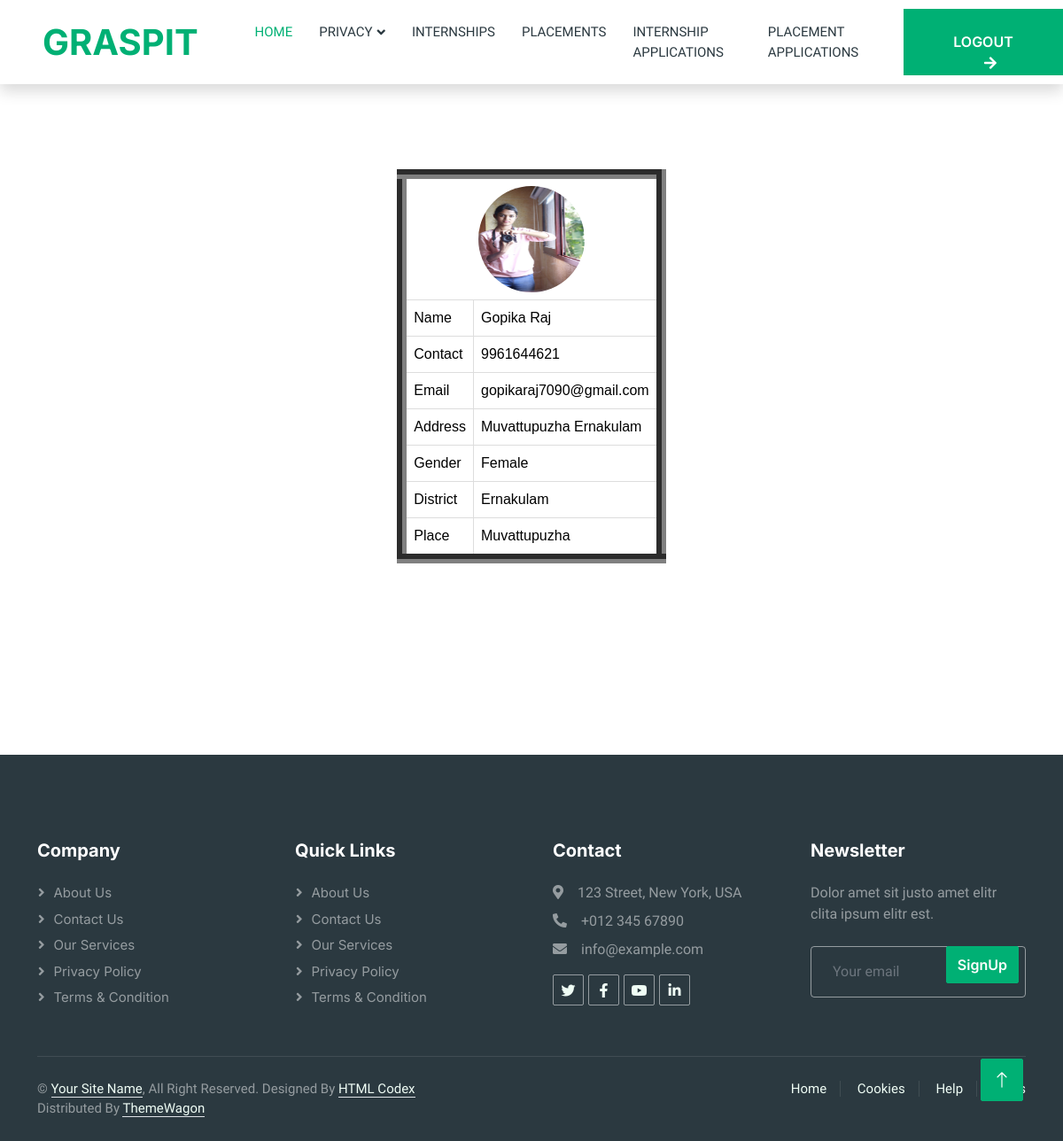
/WUser/myprofile/ (signed in), run on the app's committed database.
### Guest/models.py (models this page shows)
class UserRegistration(models.Model):
    user_name=models.CharField(max_length=100)
    user_contact=models.CharField(max_length=100)
    user_email=models.EmailField(unique=True)
    user_gender=models.CharField(max_length=100)
    user_address=models.TextField(null=True)
    user_course=models.ForeignKey(Course,on_delete=models.SET_NULL,null=True)
    user_photo=models.FileField(upload_to='userdocs/')
    user_proof=models.FileField(upload_to='userdocs/')
    user_password=models.CharField(max_length=100,unique=True)
    place=models.ForeignKey(Place,on_delete=models.CASCADE)
    user_doj=models.DateField(auto_now=True)
    user_graduation=models.CharField(max_length=50)
    user_vsts=models.IntegerField(default=0)

### Admin/models.py (models this page shows)
class Place(models.Model):
    place_name=models.CharField(max_length=50)
    pincode=models.CharField(max_length=50)
    district=models.ForeignKey(District,on_delete=models.SET_NULL,null=True)
    def __str__(self):
        return self.place_name

class District(models.Model):
    district_name=models.CharField(max_length=50)
    def __str__(self):
        return self.district_name

### User/views.py (the view)
# urls.py: path('myprofile/',views.myprofile,name="Myprofile"),
def myprofile(request):
    if 'uid' in request.session:
        usr=UserRegistration.objects.get(id=request.session['uid'])
        return render(request,"User/Myprofile.html",{'USR':usr})
    else:
        return redirect('webguest:Home')

### User/Templates/User/Myprofile.html (shortened to what this page needs)
{% extends 'User/Head.html' %}
{% load static %}
{% block content %}
<html>
<head>
</head>
<body>
    <br><br><br><br>
<div id="tab" align="center">
    <form action="" method="GET">
        <table border="11" align="center">
            <tr>
                <td colspan="2" align="center"><img src="{{USR.user_photo.url}}" alt="img" width="120px" height="120px" style="border-radius: 60px;"></td>
            </tr>
            <tr>
                <td>Name</td>
                <td>{{USR.user_name}}</td>
            </tr>
            <tr>
                <td>Contact</td>
                <td>{{USR.user_contact}}</td>
            </tr>
            <tr>
                <td>Email</td>
                <td>{{USR.user_email}}</td>
            </tr>
            <tr>
                <td>Address</td>
                <td>{{USR.user_address}}</td>
            </tr>
            <tr>
                <td>Gender</td>
                <td>{{USR.user_gender}}</td>
            </tr>
            <tr>
                <td>District</td>
                <td>{{USR.place.district}}</td>
            </tr>
            <tr>
                <td>Place</td>
                <td>{{USR.place}}</td>
            </tr>
        </table>
    </form>
</div>
</body>
</html>
<br><br><br><br><br><br><br>
{% endblock content %}

### Guest/static/Main/css/style.css (style rules this page uses)
:root { --primary: #00B074; --secondary: #2B9BFF; --light: #EFFDF5; --dark: #2B3940; }

### Guest/static/form.css (style rules this page uses)
#tab { font-family: "Trebuchet MS", Arial, Helvetica, sans-serif; border-collapse: collapse; width: 100%; }
#tab td, #tab th { border: 1px solid #ddd; padding: 8px; color: black; }

### data on the page
UserRegistration: user_photo (picture), user_name "Gopika Raj", user_contact "9961644621", user_email "gopikaraj7090@gmail.com", user_address "Muvattupuzha Ernakulam", user_gender "Female", place.district "Ernakulam", place "Muvattupuzha"
